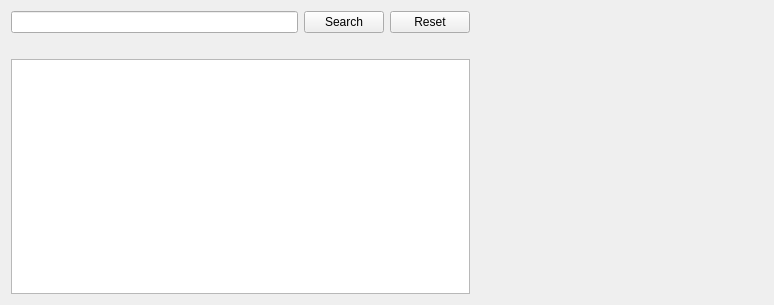
<?xml version="1.0" encoding="UTF-8"?>
<ui version="4.0">
 <class>morningstarEquityCreatorWidget</class>
 <widget class="QWidget" name="morningstarEquityCreatorWidget">
  <property name="geometry">
   <rect>
    <x>0</x>
    <y>0</y>
    <width>774</width>
    <height>305</height>
   </rect>
  </property>
  <property name="windowTitle">
   <string>Form</string>
  </property>
  <layout class="QGridLayout" name="gridLayout">
   <item row="1" column="0" colspan="2">
    <widget class="QLabel" name="informationLabel">
     <property name="text">
      <string/>
     </property>
    </widget>
   </item>
   <item row="0" column="1">
    <widget class="QPushButton" name="searchButton">
     <property name="text">
      <string>Search</string>
     </property>
    </widget>
   </item>
   <item row="0" column="3">
    <spacer name="horizontalSpacer">
     <property name="orientation">
      <enum>Qt::Horizontal</enum>
     </property>
     <property name="sizeHint" stdset="0">
      <size>
       <width>40</width>
       <height>20</height>
      </size>
     </property>
    </spacer>
   </item>
   <item row="0" column="0">
    <widget class="QLineEdit" name="searchLineEdit"/>
   </item>
   <item row="2" column="3">
    <widget class="equityWidget" name="equityWidget" native="true"/>
   </item>
   <item row="2" column="0" colspan="3">
    <widget class="QListView" name="listView"/>
   </item>
   <item row="0" column="2">
    <widget class="QPushButton" name="resetButton">
     <property name="text">
      <string>Reset</string>
     </property>
    </widget>
   </item>
  </layout>
 </widget>
 <customwidgets>
  <customwidget>
   <class>equityWidget</class>
   <extends>QWidget</extends>
   <header>equityWidget</header>
   <container>1</container>
  </customwidget>
 </customwidgets>
 <resources/>
 <connections/>
</ui>
